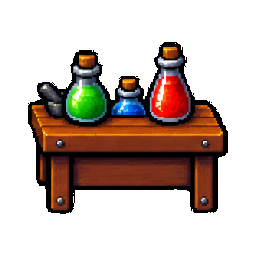
#> input picture dungeon-crawler-tactics/Web/wwwroot/assets/style-packs/pocket-dungeon/reusable/views-core/alchemy-table.rear.png, 256 x 256 px, found by its file name; its folder holds only this picture in this run
$ python normalize_atlas.py alchemy-table.rear.png
#> lines starting #> are read from the running program, lines starting #| are printed output that depends on the picture; after the words box and inside, x2 and y2 are one past the last pixel; in counts of white or black regions, pixels touching at a corner belong together
from PIL import Image
import json,hashlib,struct,sys
from pathlib import Path
import numpy as np
from scipy import ndimage
OUT=Path(__file__).resolve().parent;ROOT=OUT.parents[1]
atlas_arg=Path(sys.argv[1]);atlas_path=atlas_arg if atlas_arg.is_absolute() else ROOT/atlas_arg
im=Image.open(atlas_path).convert('RGBA');arr=np.asarray(im);mask=arr[:,:,3]>=245
#> further down, im is the input picture: PIL image 256x256 RGBA; mean R, G, B, A 32.4, 17.8, 10.5, 87.7
#> after `mask = arr[:, :, 3] >= 245`:
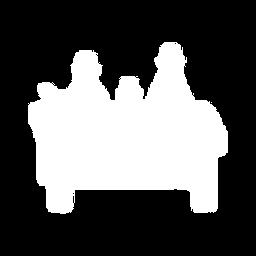
#> mask: shape (256, 256) bool; 34.4% white; 2 white regions (1 under 20 px), largest, box (x1, y1, x2, y2) and area: (28, 42, 228, 214) 22542
labels,n=ndimage.label(mask,np.ones((3,3),dtype=np.uint8));counts=np.bincount(labels.ravel());H,W=mask.shape
#> after `labels, n = ndimage.label(mask, np.ones((3, 3), dtype=np.uint8))`:
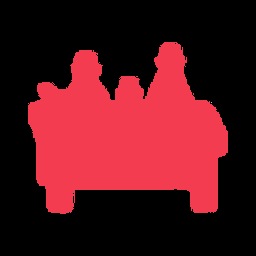
#> labels: shape (256, 256) int32; 3 distinct labels, from 0 to 2; one colour per label, 0 black
#> after `labels, n = ndimage.label(mask, np.ones((3, 3), dtype=np.uint8))`: n = 2
#> after `counts = np.bincount(labels.ravel())`: counts = [42993, 22542, 1]
#> after `H, W = mask.shape`: H = 256; W = 256
# Assign each whole connected foreground island to its nearest nominal cell center.
centers=[]
for y in range(3):
 for x in range(6): centers.append(((x+.5)*W/6,(y+.5)*H/3))
assign={k:[] for k in range(18)}; props=[]
for k in range(1,n+1):
 if counts[k]<4: continue
 yy,xx=np.where(labels==k);cx=float(xx.mean());cy=float(yy.mean());cell=min(range(18),key=lambda i:((cx-centers[i][0])/(W/6))**2+((cy-centers[i][1])/(H/3))**2)
 assign[cell].append(k);props.append((k,cx,cy,int(counts[k]),[int(xx.min()),int(yy.min()),int(xx.max()+1),int(yy.max()+1)]))
#> this loop made 2 passes
#> (cx, cy, cell) on pass 1: (126.5, 134.4, 8)
#> after the loop, props = [(1, 126.5, 134.4, 22542, [28, 42, 228, 214])]
#> (the run stopped early here; a loop or call above may not have finished)

$ run again, on dungeon-crawler-tactics/Web/wwwroot/assets/style-packs/pocket-dungeon/reusable/views-core/broken-barricade.left.png
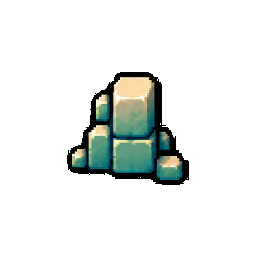
#> input picture dungeon-crawler-tactics/Web/wwwroot/assets/style-packs/pocket-dungeon/reusable/views-core/broken-barricade.left.png, 256 x 256 px, found by its file name
#> im is the input picture: PIL image 256x256 RGBA; mean R, G, B, A 11.1, 14.8, 12.5, 34.8
#> `mask = arr[:, :, 3] >= 245`:
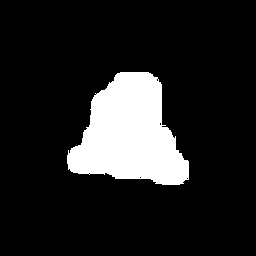
#> mask: shape (256, 256) bool; 13.6% white; 1 white region, box (x1, y1, x2, y2) and area: (67, 72, 189, 185) 8931
#> n = 1
#> counts = [56605, 8931]
#> the loop `for k in range(1,n+1):` made 1 pass
#> (cx, cy, cell) on pass 1: (129.2, 134.1, 9)
#> after the loop `for k in range(1,n+1):`: props = [(1, 129.2, 134.1, 8931, [67, 72, 189, 185])]

$ run again, on dungeon-crawler-tactics/Web/wwwroot/assets/style-packs/pocket-dungeon/reusable/views-core/antidote.bottom.png
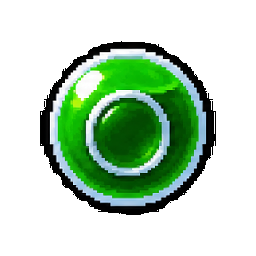
#> input picture dungeon-crawler-tactics/Web/wwwroot/assets/style-packs/pocket-dungeon/reusable/views-core/antidote.bottom.png, 256 x 256 px, found by its file name
#> im is the input picture: PIL image 256x256 RGBA; mean R, G, B, A 21.6, 47.8, 23.7, 91.7
#> `mask = arr[:, :, 3] >= 245`:
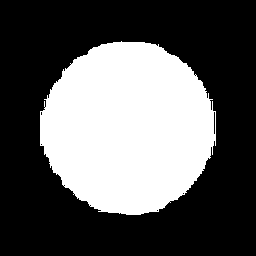
#> mask: shape (256, 256) bool; 35.9% white; 1 white region, box (x1, y1, x2, y2) and area: (40, 41, 216, 215) 23558
#> n = 1
#> counts = [41978, 23558]
#> the loop `for k in range(1,n+1):` made 1 pass
#> (cx, cy, cell) on pass 1: (127.7, 127.5, 8)
#> after the loop `for k in range(1,n+1):`: props = [(1, 127.7, 127.5, 23558, [40, 41, 216, 215])]
